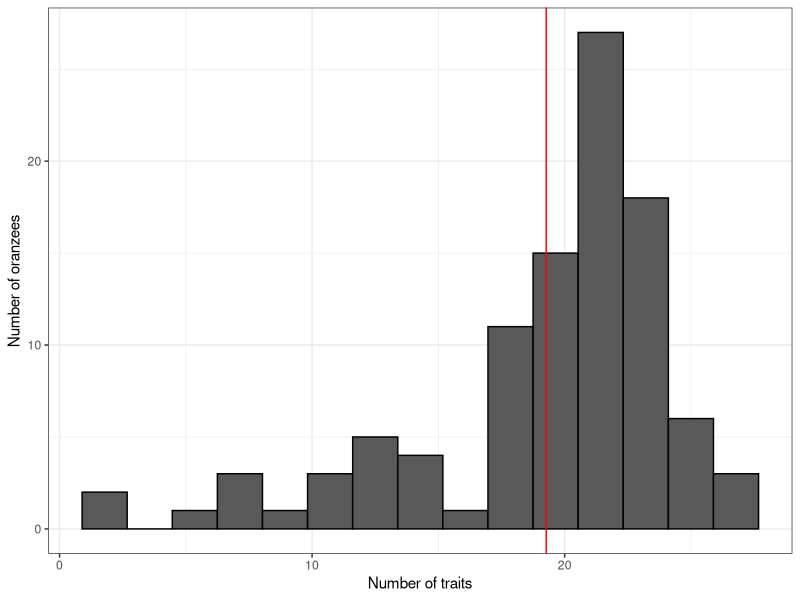
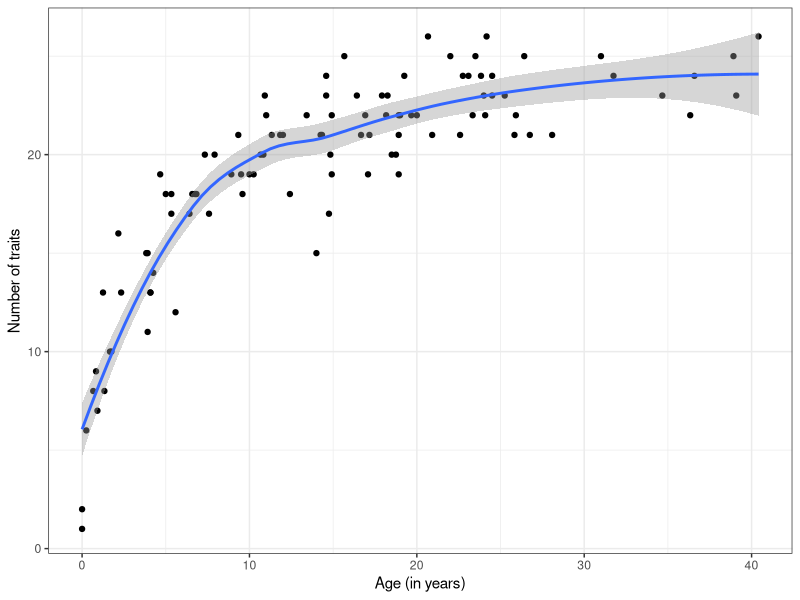
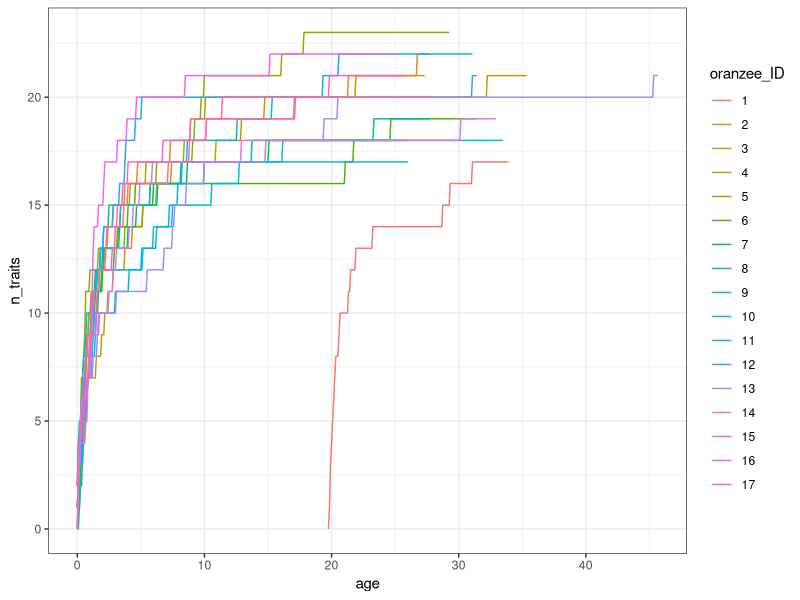

Recreate these plots in R, in order.
## ---- chunk 1
knitr::opts_chunk$set(echo = TRUE)
## ---- chunk 2
library(tidyverse)
library(scales)

set_oranzees_world <- function(alpha_g, alpha_e) {
  list_pop <- c("Uossob", "Iat Forest", "Ebmog", "Elaham", "Elabik", "Ognodub")
  output <- tibble(
    population = rep(list_pop, each = 64),
    behaviour = as.factor(rep(1:64, 6)),
    type = rep(c(rep("social", 32), rep("food-related", 32)), 6),
    category = rep(c(
      rep("play", 8), rep("display", 8), rep("groom", 8), rep("courthsip", 8),
      "A", "A", "A", "A", "A", "A", "A", "A", "B", "B", "B", "B", "B", "B", "B", "B","C", "C", "C", "C", "D", "D", "D", "D", "E", "E", "F", "F", "G", "H", "I", "J"
    ), 6),
    nutrient = rep(c(rep(NA, 32), "Y", "Y", "Y", "Y", "Y", "Y", "Y", "Y", "Z", "Z", "Z", "Z", "Z", "Z", "Z", "Z", "Y", "Y", "Y", "Y", "Z", "Z", "Z", "Z", "Y", "Y", "Z", "Z", "Y", "Z", "Y", "Z"), 6),
    p_g = rep(NA, 64 * 6),
    p_e = rep(NA, 64 * 6)
  )

  env_or_x <- c(220, 230, 700, 705, 710, 750)
  env_or_y <- c(660, 610, 450, 430, 510, 550)

  # genetic predispositions:
  p_g <- runif(64)
  x_g <- sample(1:1000, 64)
  y_g <- sample(1:1000, 64)
  

  # ecological availability:
  p_e <- runif(64)
  x_e <- sample(1:1000, 64)
  y_e <- sample(1:1000, 64)
  

  for(behav in 1:64){
    if(runif(1) < alpha_g){
      output[output$behaviour == behav,]$p_g <- 1 - rescale(sqrt((x_g[behav] - env_or_x)^2 + (y_g[behav] - env_or_y)^2))
    }
    else{
      output[output$behaviour == behav,]$p_g <- p_g[behav]
    }
    if(behav > 32){
      if(runif(1) < alpha_e){
        output[output$behaviour == behav,]$p_e <- 1 - rescale(sqrt((x_e[behav] - env_or_x)^2 + (y_e[behav] - env_or_y)^2))
      }
      else{
        output[output$behaviour == behav,]$p_e <- p_e[behav]
      }
    }
  }
  # return the tibble:
  output
}

update_demography <- function(pop) {
  pop[, 65] <- pop[, 65] + 1
  pop[pop[, 65] >= 720, ] <- 0
  old <- which(pop[, 65] > 300)
  dead <- sample(c(TRUE, FALSE), length(old), prob = c(.01, .99), replace = TRUE)
  pop[old[dead], ] <- 0
  pop
}

update_social_behaviours <- function(pop, test_world) {
  N <- dim(pop)[1]
  state <- ((rowSums(pop[, 1:8]) >= 1) + (rowSums(pop[, 9:16]) >= 1) + (rowSums(pop[, 17:24]) >= 1) + (rowSums(pop[, 25:32]) >= 1)) / 4
  p_state <- runif(N) < rnorm(N, mean = 1 - state, sd = 0.05)
  p_peering <- rnorm(32, mean = colSums(pop[, 1:32]), sd = 1)
  p_peering[p_peering < 0] <- 0
  innovation_i <- sample(1:32, N, prob = p_peering, replace = TRUE)
  p_innovate <- runif(N) < test_world$p_g[innovation_i]  * p_state
  for (i in (1:N)[p_innovate]) {
    pop[i, innovation_i[i]] <- 1
  }
  pop
}  

update_food_behaviours <- function(pop, test_world) {
  N <- dim(pop)[1]
  nut_y <- (rowSums(pop[, 33:40])>=1) + (rowSums(pop[, 49:52])>=1) + (rowSums(pop[, 57:58])>=1) + pop[, 61] + pop[, 64]
  nut_z <- (rowSums(pop[, 41:48])>=1) + (rowSums(pop[, 53:56])>=1) + (rowSums(pop[, 59:60])>=1) + pop[, 62] + pop[, 63]
  state <- (nut_y + nut_z - abs(nut_y - nut_z)) / 10 
  p_state <- runif(N) < rnorm(N, mean = 1 - state, sd = 0.05)
  p_peering <- rnorm(32, mean = colSums(pop[, 33:64]), sd = 1)
  p_peering[p_peering < 0] <- 0
  innovation_i <- sample(33:64, N, prob = p_peering, replace = TRUE)
  p_innovate <- runif(N) < test_world$p_g[innovation_i] * test_world$p_e[innovation_i] * p_state
  for (i in (1:N)[p_innovate]) {
    pop[i, innovation_i[i]] <- 1
  }
  pop
}
## ---- chunk 3
mockup_oranzees_pop <- function(t_max, alpha_g, alpha_e) {
  N <- 100
  oranzees_world <- set_oranzees_world(alpha_g, alpha_e)
  test_world <- oranzees_world %>%
    filter(population == "Uossob")
  pop <- matrix(c(rep(0, 64 * N), sample(1:300, N, replace = TRUE)), nrow = N, byrow = FALSE)
  # start simulation here:
  for (t in 1:t_max) {
    pop <- update_demography(pop)
    pop <- update_social_behaviours(pop, test_world)
    pop <- update_food_behaviours(pop, test_world)
  }
  output <- pop
}
## ---- chunk 4
my_test <- mockup_oranzees_pop(t_max = 6000, alpha_g = 0.1, alpha_e = 0.9)
## ---- chunk 5
head(my_test)
## ---- chunk 6
tibble(sum_traits = rowSums(my_test[, 1:64]), individual = 1:100) %>%
  ggplot() +
  geom_histogram(aes(x = sum_traits), bins = 15, colour = "black") +
  labs(x = "Number of traits", y = "Number of oranzees") +
  geom_vline(aes(xintercept = mean(sum_traits)), color = "red") +
  theme_bw()
## ---- chunk 7
tibble(sum_traits = rowSums(my_test[, 1:64]), individual = 1:100, age = my_test[, 65]) %>%
  ggplot(aes(x = age / 12, y = sum_traits)) +
  geom_point() +
  labs(x = "Age (in years)", y = "Number of traits") +
  geom_smooth(method = loess) +
  theme_bw()
## ---- chunk 8
mockup_oranzees_pop2 <- function(t_max, alpha_g, alpha_e) {
  N <- 100
  output <- matrix(nrow = t_max, ncol = 65)
  oranzees_world <- set_oranzees_world(alpha_g, alpha_e)
  test_world <- oranzees_world %>%
    filter(population == "Uossob")
  pop <- matrix(c(rep(0, 64 * N), sample(1:300, N, replace = TRUE)), nrow = N, byrow = FALSE)
  # start simulation here:
  for (t in 1:t_max) {
    pop <- update_demography(pop)
    pop <- update_social_behaviours(pop, test_world)
    pop <- update_food_behaviours(pop, test_world)
    output[t, ] <- pop[1, ]
  }
  output
}
## ---- chunk 9
my_test <- mockup_oranzees_pop2(t_max = 6000, alpha_e = 0.9, alpha_g = 0.1)
## ---- chunk 10
sum(my_test[, 65] == 0)
## ---- chunk 11
my_test[which(my_test[, 65] == 0) - 1, 65] / 12
## ---- chunk 12
t_max <- 6000
newborn_time <- which(my_test[, 65] == 0)
individual <- as_factor(rep(
  seq(1:(sum(my_test[, 65] == 0) + 1)),
  c(newborn_time[1] - 1, diff(newborn_time), t_max + 1 - last(newborn_time))
))

tibble(n_traits = rowSums(my_test[, 1:64]), age = my_test[, 65] / 12, oranzee_ID = individual) %>%
  ggplot(aes(x = age, y = n_traits, colour = oranzee_ID)) +
  geom_line() +
  theme_bw()
